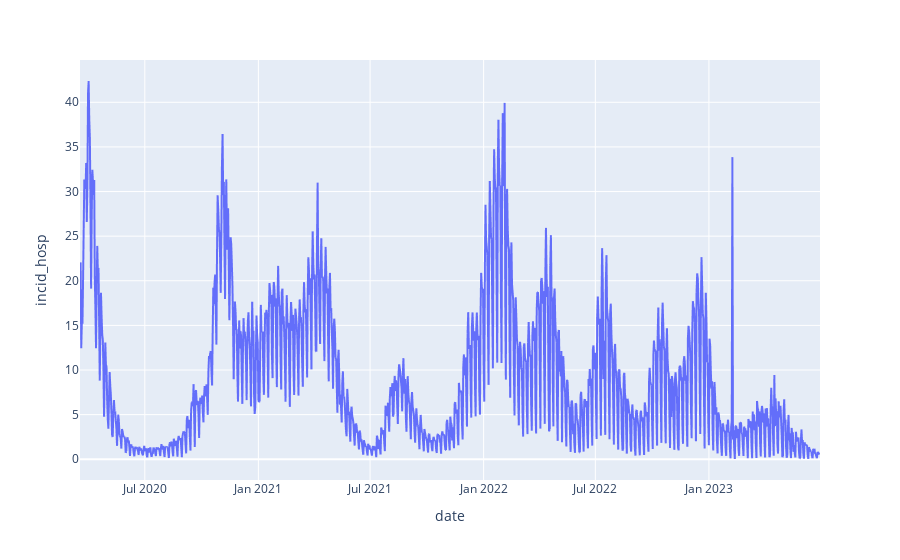

This figure's notebook cell:
### Code cell
fig = px.line(df, x='date', y="incid_hosp")
fig.show()

### Figure 1 — Plotly figure (JSON) as saved in the notebook; plotly's stock layout.template omitted (floating-point values rounded to 4 significant figures; data arrays with more than 128 entries replaced by an {"elided": "..."} marker saying what was removed)
{"data": [{"hovertemplate": "date=%{x}<br>incid_hosp=%{y}<extra></extra>", "legendgroup": "", "line": {"color": "#636efa", "dash": "solid"}, "marker": {"symbol": "circle"}, "mode": "lines", "name": "", "showlegend": false, "type": "scattergl", "x": {"elided": "1200 str values"}, "xaxis": "x", "y": {"elided": "1200 float values"}, "yaxis": "y"}], "layout": {"legend": {"tracegroupgap": 0}, "margin": {"t": 60}, "xaxis": {"anchor": "y", "domain": [0, 1], "title": {"text": "date"}}, "yaxis": {"anchor": "x", "domain": [0, 1], "title": {"text": "incid_hosp"}}}}
